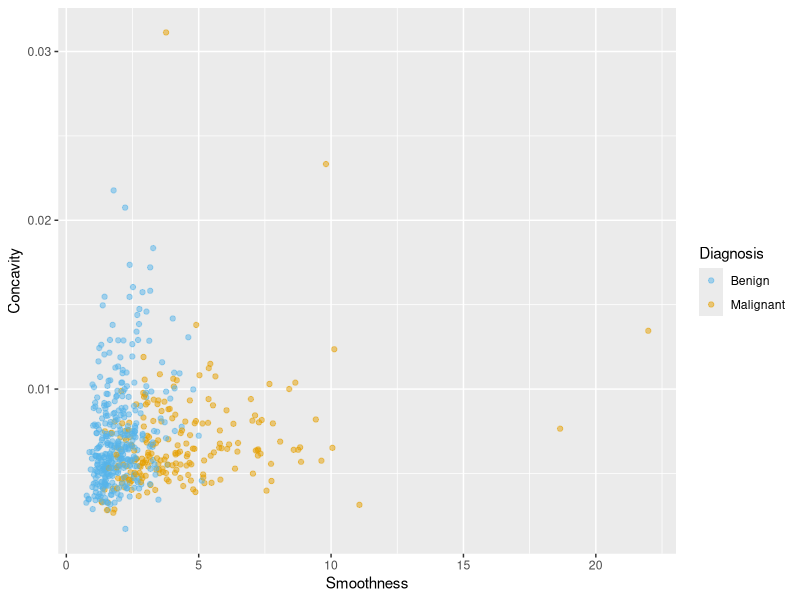
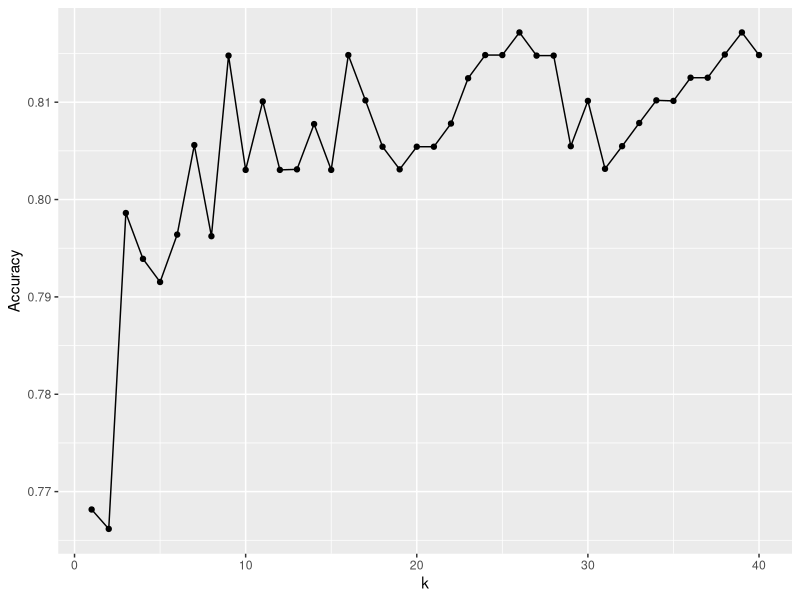
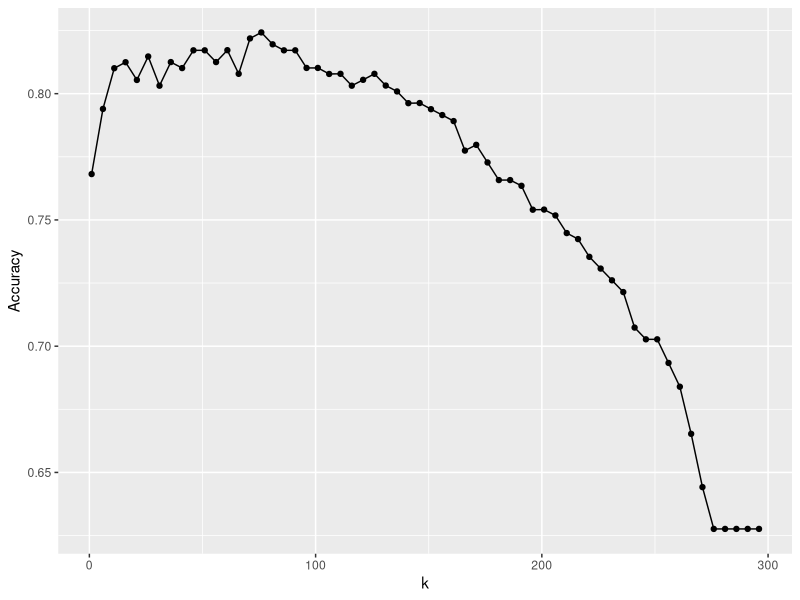
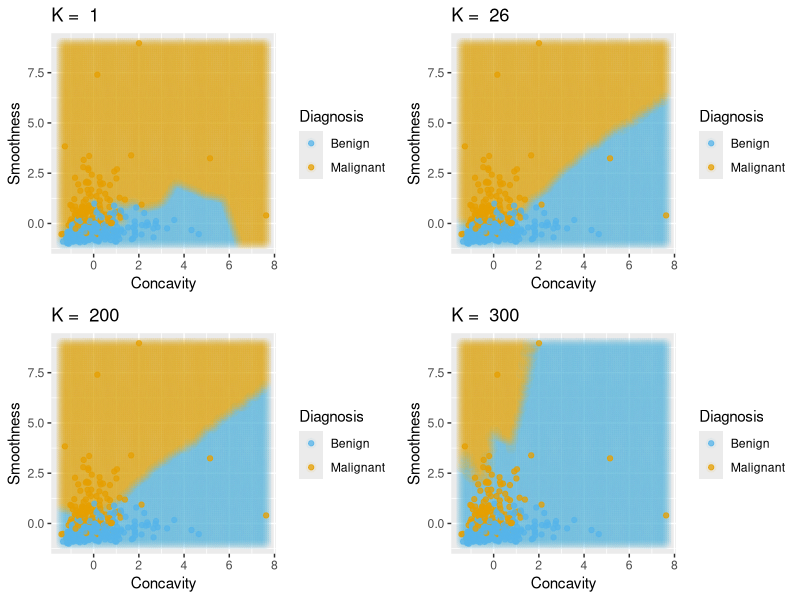

The R source for these figures, in order:
## ---- chunk 1
knitr::opts_chunk$set(message = FALSE)
## ---- chunk 2
# load libraries
library(tidyverse)
library(caret)

#load data
cancer <- read_csv("data/unscaled-wdbc.data.csv") %>% 
  mutate(Class = as.factor(Class)) # because we will be doing statistical analysis on a categorical variable

# colour palette
cbPalette <- c("#56B4E9", "#E69F00","#009E73", "#F0E442", "#0072B2", "#D55E00", "#CC79A7", "#999999") 

# create scatter plot of tumour cell concavity versus smoothness, 
# labelling the points be diagnosis class
perim_concav <- cancer %>%  
  ggplot(aes(x = Smoothness, y = Concavity, color = Class)) + 
    geom_point(alpha = 0.5) +
    labs(color = "Diagnosis") + 
    scale_color_manual(labels = c("Benign", "Malignant"), values = cbPalette)
perim_concav
## ---- chunk 3
set.seed(1) # makes the random selection of rows reproducible
set_rows <- cancer %>% 
  select(Class) %>% 
  unlist() %>% # converts Class from a tibble to a vector
  createDataPartition(p = 0.75, list = FALSE)
head(set_rows)
## ---- chunk 4
training_set <- cancer %>% slice(set_rows)
X_train <- training_set %>% 
  select(Concavity, Smoothness) %>% 
  data.frame()
Y_train <- training_set %>% 
  select(Class) %>% 
  unlist()

test_set <- cancer %>% slice(-set_rows)
X_test <- test_set %>% 
  select(Concavity, Smoothness) %>% 
  data.frame()
Y_test <- test_set %>%
  select(Class) %>%
  unlist()
glimpse(training_set)
## ---- chunk 5
glimpse(test_set)
## ---- chunk 6
scale_transformer <- preProcess(X_train, method = c("center", "scale")) 
X_train <- predict(scale_transformer, X_train)
X_test <- predict(scale_transformer, X_test)
## ---- chunk 7
k = data.frame(k = 3)
set.seed(1)
model_knn <- train(x = X_train, y = Y_train, method = "knn", tuneGrid = k)
model_knn
## ---- chunk 8
Y_test_predicted <- predict(object = model_knn, X_test)
head(Y_test_predicted)
## ---- chunk 9
model_quality <- confusionMatrix(data = Y_test_predicted, reference = Y_test)
model_quality
## ---- chunk 10
model_quality$overall[1]
## ---- chunk 11
X_train_total <- X_train
Y_train_total <- Y_train
## ---- chunk 12
accuracies <- c()
for (i in 1:5){
    set.seed(i) # makes the random selection of rows reproducible
    # create the 75 / 25 train/validation split
    set_rows <- Y_train_total %>% 
      createDataPartition(p = 0.75, list = FALSE)
    
    #split the X and Y data into train/validation
    X_train <- X_train_total %>% slice(set_rows)
    Y_train <- Y_train_total[set_rows]
    X_validation <- X_train_total %>% slice(-set_rows)
    Y_validation <- Y_train_total[-set_rows]
    
    #train the KNN model with K=3, and predict the validation labels
    k = data.frame(k = 3)
    model_knn <- train(x = X_train, y = Y_train, method = "knn", tuneGrid = k)
    Y_validation_predicted <- predict(object = model_knn, X_validation)
    
    #compute the accuracy
    model_quality <- confusionMatrix(data = Y_validation_predicted, reference = Y_validation)
    accuracies <- append(accuracies, model_quality$overall[1])
}
accuracies
## ---- chunk 13
train_control <- trainControl(method="cv", number = 5)
## ---- chunk 14
set.seed(1234)
k = data.frame(k = 3)
knn_model_cv_5fold <- train(x = X_train_total, y = Y_train_total, method = "knn", tuneGrid = k, trControl = train_control)
knn_model_cv_5fold
## ---- chunk 15
train_control <- trainControl(method="cv", number = 10)

set.seed(1234)
knn_model_cv_10fold <- train(x = X_train_total, y = Y_train_total, method = "knn", tuneGrid = k, trControl = train_control)
knn_model_cv_10fold
## ---- chunk 16
train_control <- trainControl(method="cv", number = 10)
k = data.frame(k = seq(from = 1, to = 40, by = 1))

set.seed(1234)
knn_model_cv_10fold <- train(x = X_train_total, y = Y_train_total, method = "knn", tuneGrid = k, trControl = train_control)
knn_model_cv_10fold
## ---- chunk 17
accuracy_vs_k <- ggplot(knn_model_cv_10fold$results, aes(x = k, y = Accuracy)) +
  geom_point() +
  geom_line()
accuracy_vs_k
## ---- chunk 18
train_control <- trainControl(method="cv", number = 10)
k_lots = data.frame(k = seq(from = 1, to = 300, by = 5))
set.seed(1234)
knn_model_cv_10fold_lots <- train(x = X_train_total, y = Y_train_total, method = "knn", tuneGrid = k_lots, trControl = train_control)
accuracies_lots <- knn_model_cv_10fold_lots$results
accuracy_vs_k_lots <- ggplot(accuracies_lots, aes(x = k, y = Accuracy)) +
  geom_point() +
  geom_line()
accuracy_vs_k_lots
## ---- chunk 19
library(repr)
library(gridExtra)
ks <- c(1, 26, 200, 300)
plots <- list()
scaled_train_total <- X_train_total %>%
                         mutate(Class = Y_train_total)

for (i in 1:length(ks)){
	#train the knn classifier
	k <- data.frame(k = ks[[i]])
	model_knn <- train(x = X_train_total, y = Y_train_total, method='knn', tuneGrid = k, trControl = train_control)
	
	#create a prediction pt grid
	con_grid <- seq(min(scaled_train_total$Concavity), max(scaled_train_total$Concavity), length.out = 100)
	smo_grid <- seq(min(scaled_train_total$Smoothness), max(scaled_train_total$Smoothness), length.out = 100)
	csgrid <- expand.grid(Concavity=con_grid, Smoothness=smo_grid)
	knnPredGrid <- predict(model_knn, newdata=csgrid)
	prediction_table <- bind_cols(csgrid, data.frame(Class=knnPredGrid))
	
	
	#create the basic plt
	plots[[i]] <- ggplot() + 
	    geom_point(data = prediction_table, mapping=aes(x = Concavity, y = Smoothness, color = Class), alpha=0.05, size=3.)+
	    geom_point(data = scaled_train_total, mapping=aes(x = Concavity, y = Smoothness, color = Class), alpha=0.75) +
	    labs(color = "Diagnosis") + 
            ggtitle(paste('K = ', k)) +
	    scale_color_manual(labels = c("Benign", "Malignant"), values = cbPalette)
}
grid.arrange(grobs = plots)
